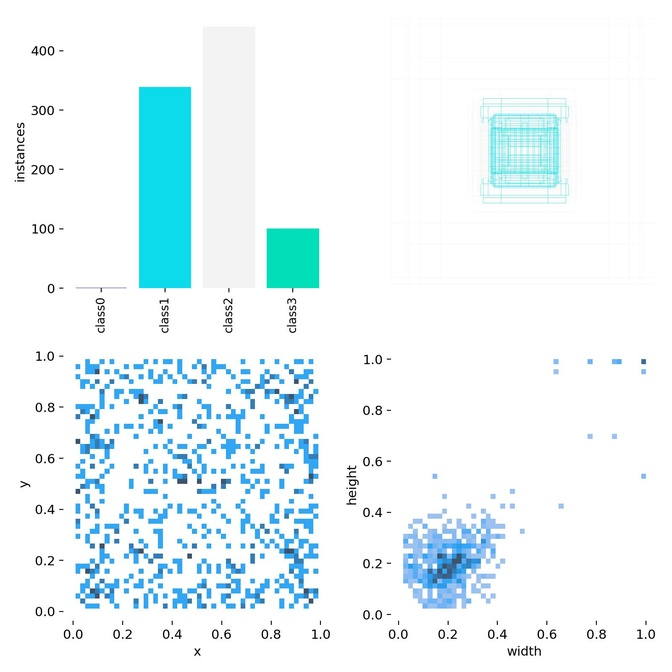
#> input picture runs/detect/train/labels.jpg, 672 x 672 px, shrunk from 1600 x 1600 before the run, given in place of r, which was not available
$ python -i train_val_comparison.py   (imports and definitions only)
#> lines starting #> are read from the running program, lines starting #| are printed output that depends on the picture
import os
import yaml
import glob
import cv2
import numpy as np
import matplotlib.pyplot as plt
from collections import Counter

def load_yaml(yaml_path):
    with open(yaml_path, 'r') as f:
        return yaml.safe_load(f)

def get_image_paths(image_dir):
    return sorted(glob.glob(os.path.join(image_dir, '*.jpg')) +
                  glob.glob(os.path.join(image_dir, '*.png')))

def get_label_paths(label_dir):
    return sorted(glob.glob(os.path.join(label_dir, '*.txt')))

def get_image_stats(image_paths):
#> called with image_paths = 'runs/detect/train/labels.jpg'
    hsv_hist = np.zeros((3, 256))
    brightness = []
    for path in image_paths:
        img = cv2.imread(path)
#> img is the input picture: shape (672, 672, 3); mean B, G, R 249.4, 246.5, 234.6
        if img is None: continue
        gray = cv2.cvtColor(img, cv2.COLOR_BGR2GRAY)
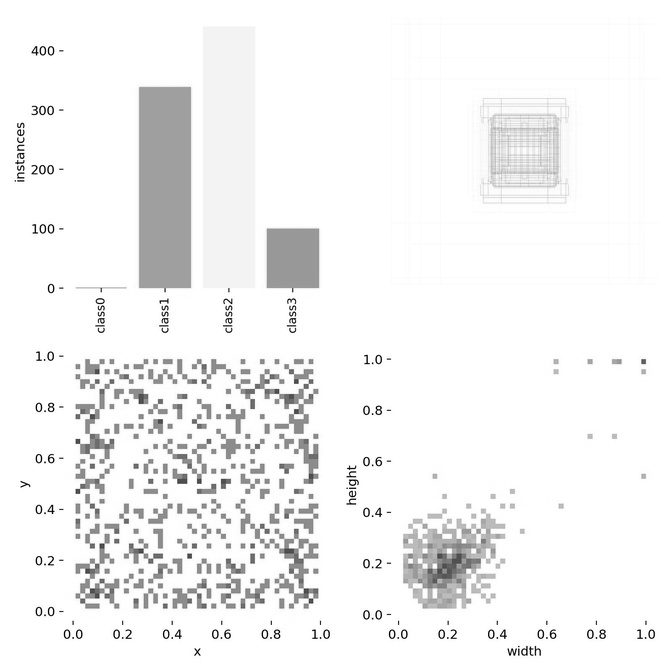
#> gray: shape (672, 672); min 0, max 255, mean 243.3
        brightness.append(np.mean(gray))

        # HSV histograms
        hsv = cv2.cvtColor(img, cv2.COLOR_BGR2HSV)
#> hsv: shape (672, 672, 3); mean H, S, V 21.8, 17.3, 249.9
        for i in range(3):
            hist = cv2.calcHist([hsv], [i], None, [256], [0, 256]).flatten()
            hsv_hist[i] += hist
#> pass 2 of the loop in get_image_stats, `for path in image_paths:`:
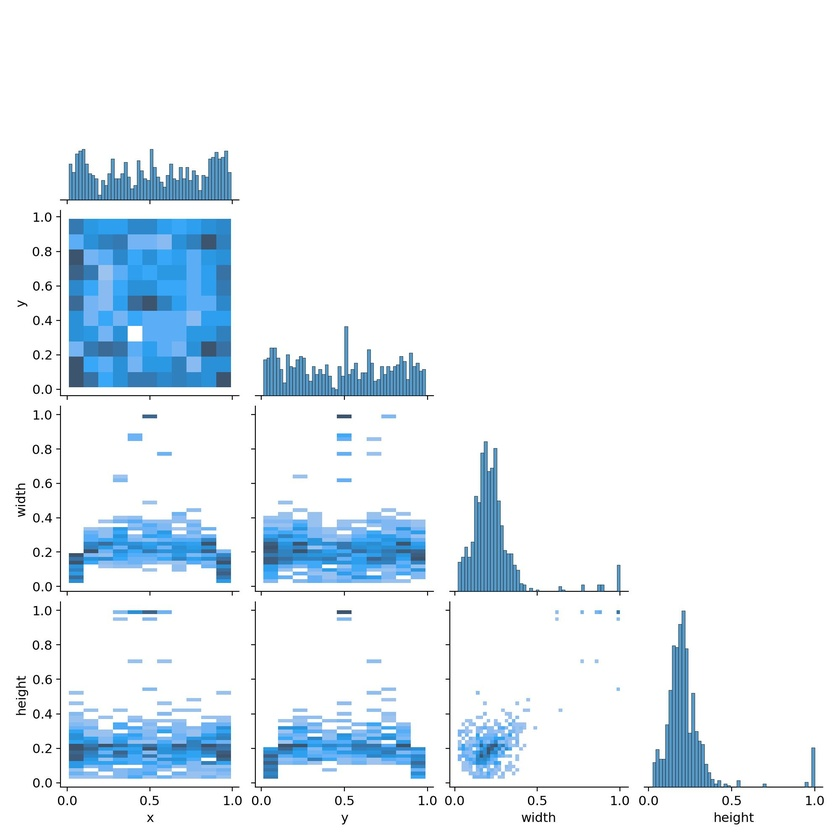
#> input picture runs/detect/train/labels_correlogram.jpg, 840 x 840 px, shrunk from 2000 x 2000 before the run, given in place of u, which was not available
#> in get_image_stats, img is the input picture: shape (840, 840, 3); mean B, G, R 247.3, 240.7, 232.2
#> in get_image_stats, `gray = cv2.cvtColor(img, cv2.COLOR_BGR2GRAY)`:
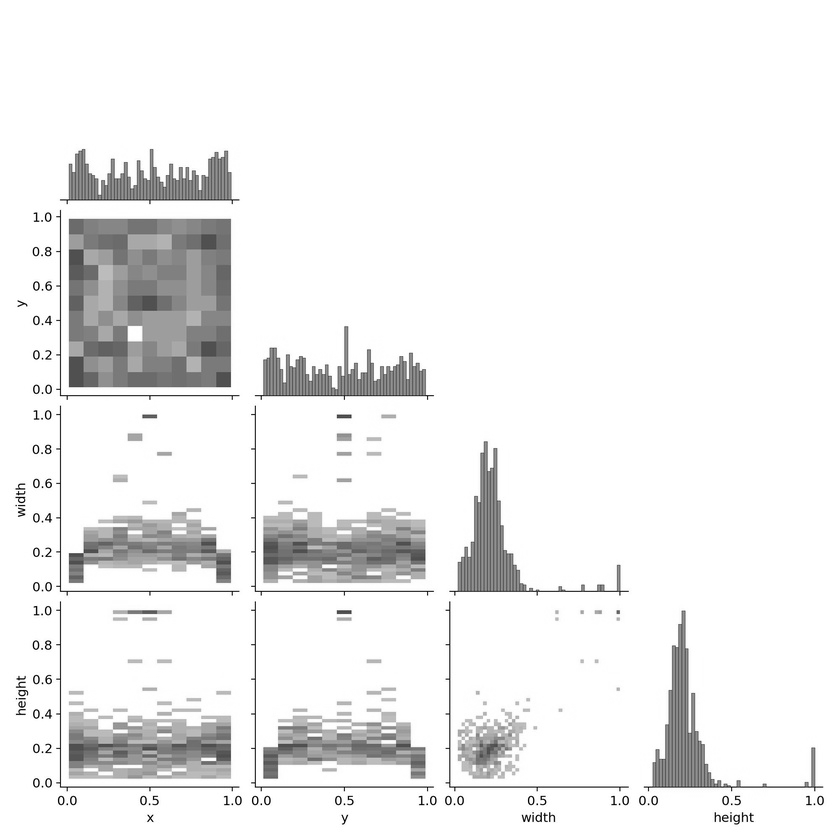
#> gray: shape (840, 840); min 0, max 255, mean 238.9
#> hsv: shape (840, 840, 3); mean H, S, V 19.4, 18.6, 247.4
    return hsv_hist, brightness

# [55 lines left out: functions get_label_stats, plot_yolo_dataset_summary, not called in this run]


def main():
    plot_yolo_dataset_summary('/scratch/s52melba/yolo_dataset_v2_ready/data.yml','/scratch/s52melba/yolo_dataset_v2_ready/dataset_summary.png')


# [2 lines not run here, left out]

>>> result = get_image_stats('runs/detect/train/labels.jpg')
